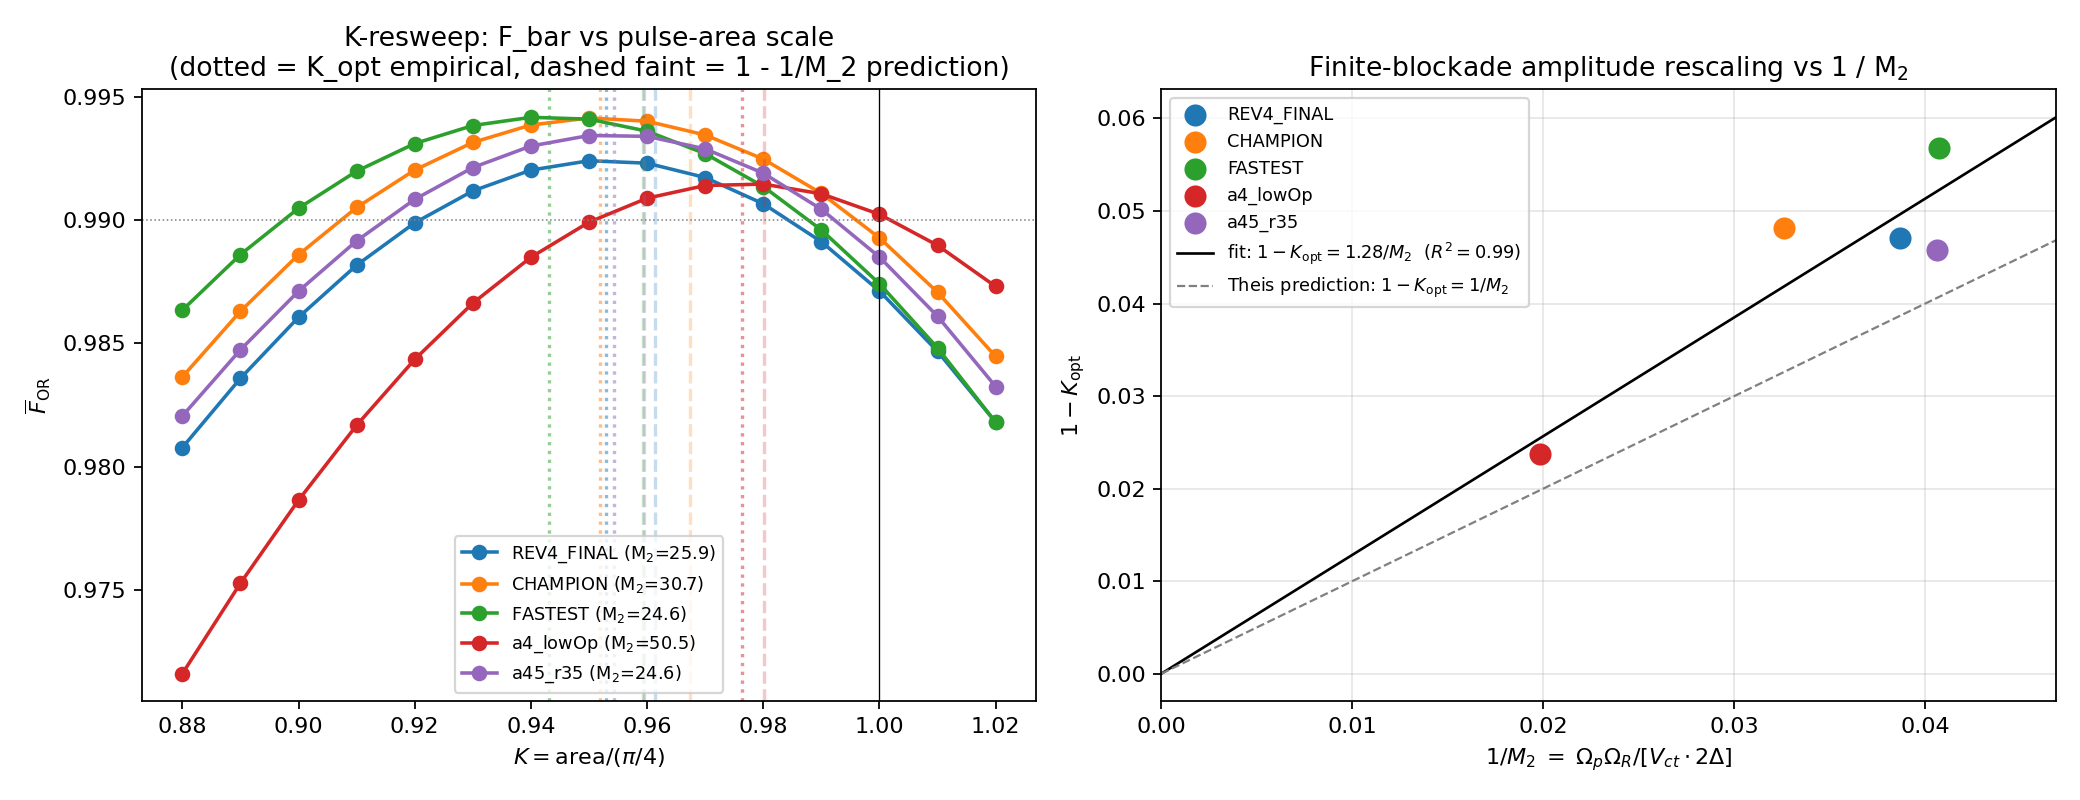

Source code (Python):
"""
K-coefficient re-sweep at the brute-force champion (a = 4 um) and at
the rev. 4 FINAL cell (a = 5 um), with the explicit goal of testing
the *finite-blockade amplitude-rescaling prediction* from

    Theis, Motzoi, Wilhelm, Saffman, PRA 94, 032306 (2016)
    arXiv:1605.08891

namely that the optimal two-photon pulse area at finite V_ct sits
*below* the perfect-blockade nominal value pi/4 by a relative amount
~ 1 / M_2, where M_2 = V_ct (2 Delta) / (Omega_p Omega_R) is the
strong-blockade margin (see coefficients_trial.typ Sec. 1).

In our notation:

    K = area / (pi/4),
    K_opt(predicted) ~ 1 - 1 / M_2.

What this script does
---------------------
1. Sweeps K in a fine grid around K = 1 at five representative cells:
      A. rev. 4 FINAL              (a = 5.0,  Op = 50, r = 3.5, D = 500, Oc = 50)
      B. champion (BF rank 1)      (a = 4.0,  Op = 60, r = 4.0, D = 500, Oc = 70)
      C. fastest robust            (a = 4.0,  Op = 60, r = 4.0, D = 400, Oc = 70)
      D. a = 4 um, low-D variant   (a = 4.0,  Op = 50, r = 3.5, D = 500, Oc = 50)
      E. a = 4.5 um, ratio = 3.5   (a = 4.5,  Op = 60, r = 3.5, D = 500, Oc = 70)

   For each cell we compute F_bar at K in [0.88, ..., 1.02] (step 0.01).

2. Estimates K_opt for each cell by parabolic interpolation around the
   argmax of F_bar.

3. Compares K_opt(empirical) against the Theis-style prediction
      K_opt(predicted) = 1 - c / M_2,
   fitted across the five cells (linear regression through the origin
   in (1 - K_opt) vs 1/M_2 space).

Outputs
-------
   K_resweep_a4um.csv          -- every (cell, K) row, fidelities, M_2, etc.
   K_resweep_a4um_optimum.csv  -- one row per cell: K_opt (empirical),
                                   K_opt (predicted), residual, M_2
   K_resweep_a4um.png          -- two-panel plot:
                                   (left)  F_bar vs K for each cell
                                   (right) (1 - K_opt) vs 1/M_2 fit

Wall time
---------
   5 cells * 15 K-points * 8 mesolve runs ~ 600 mesolve calls.
   At ~0.15 s each on Apple Silicon -> ~ 90 s.
"""

from __future__ import annotations

import csv
import time
from dataclasses import dataclass

import numpy as np
import matplotlib.pyplot as plt

from triqg.atoms import CsAtom, RbAtom, composite_basis_state
from triqg.pulses import omega_gaussian, compute_pulse_area
from triqg.hamiltonian import build_hamiltonian
from triqg.decoherence import build_collapse_operators
from triqg.solver import simulate
from triqg.analysis import state_fidelity, average_gate_fidelity

from level_parameters import C3_tilde, C6_RbRb, C6_CsCs, gamma_r, gamma_R, gamma_P


# =====================================================================
# Configuration
# =====================================================================
@dataclass
class Cell:
    name: str
    a_um: float
    omega_p_MHz: float
    ratio: float
    delta_MHz: float
    omega_c_MHz: float


CELLS = [
    Cell("REV4_FINAL",    a_um=5.00, omega_p_MHz=50.0, ratio=3.5,
         delta_MHz=500.0, omega_c_MHz=50.0),
    Cell("CHAMPION",      a_um=4.00, omega_p_MHz=60.0, ratio=4.0,
         delta_MHz=500.0, omega_c_MHz=70.0),
    Cell("FASTEST",       a_um=4.00, omega_p_MHz=60.0, ratio=4.0,
         delta_MHz=400.0, omega_c_MHz=70.0),
    Cell("a4_lowOp",      a_um=4.00, omega_p_MHz=50.0, ratio=3.5,
         delta_MHz=500.0, omega_c_MHz=50.0),
    Cell("a45_r35",       a_um=4.50, omega_p_MHz=60.0, ratio=3.5,
         delta_MHz=500.0, omega_c_MHz=70.0),
]

# K-sweep grid (fine spacing near 1).  We extend a touch below the
# rev. 3 K = 0.95 to make sure we bracket the optimum at a = 4 um.
K_GRID = np.round(np.arange(0.88, 1.021, 0.01), 4)

ALPHA = 4.0
I_INF = 2 * 0.92770 * 2 ** (-1.0 / 6.0)   # ~ 1.6534

# =====================================================================
# Build basis once
# =====================================================================
cs = CsAtom()
rb = RbAtom()
ctrl_levels = [cs.level_index["0"], cs.level_index["1"]]
tgt_levels  = [rb.level_index["A"], rb.level_index["B"]]

basis_inputs = []
for c1 in range(2):
    for c2 in range(2):
        for t in range(2):
            psi_in = composite_basis_state(
                ctrl_levels[c1], ctrl_levels[c2], tgt_levels[t]
            )
            psi_id = composite_basis_state(
                ctrl_levels[c1], ctrl_levels[c2],
                tgt_levels[1 - t if (c1 or c2) else t],
            )
            label = f"|{c1}{c2}{['A','B'][t]}>"
            basis_inputs.append((label, c1, c2, t, psi_in, psi_id))

c_ops = build_collapse_operators(gamma_r, gamma_R, gamma_P)
solver_opts = {"store_final_state": True, "nsteps": 200000}


# =====================================================================
# Helpers
# =====================================================================
def cell_constants(cell: Cell):
    """Return (V_ct_MHz, V_cc_MHz, V_DD_MHz, omega_*, delta, T_c, M_2)."""
    r_DA = cell.a_um / np.sqrt(2)
    r_DD = cell.a_um
    r_AA = cell.a_um * np.sqrt(2)
    V_ct_MHz = 1000.0 * C3_tilde / r_DA ** 3
    V_DD_MHz = 1000.0 * C6_RbRb  / r_DD ** 6
    V_cc_MHz = 1000.0 * C6_CsCs  / r_AA ** 6
    V_ct = 2 * np.pi * V_ct_MHz
    V_cc = 2 * np.pi * V_cc_MHz

    omega_p_amp = 2 * np.pi * cell.omega_p_MHz
    omega_R_MHz = cell.ratio * cell.omega_p_MHz
    omega_R_amp = 2 * np.pi * omega_R_MHz
    omega_c_amp = 2 * np.pi * cell.omega_c_MHz
    delta       = 2 * np.pi * cell.delta_MHz
    T_c         = np.pi / omega_c_amp

    two_photon_R = cell.omega_p_MHz * omega_R_MHz / (2 * cell.delta_MHz)
    M_2 = V_ct_MHz / two_photon_R

    return dict(
        V_ct_MHz=V_ct_MHz, V_DD_MHz=V_DD_MHz, V_cc_MHz=V_cc_MHz,
        V_ct=V_ct, V_cc=V_cc,
        omega_p_amp=omega_p_amp, omega_R_amp=omega_R_amp,
        omega_R_MHz=omega_R_MHz, omega_c_amp=omega_c_amp,
        delta=delta, T_c=T_c, M_2=M_2,
    )


def run_K(cell: Cell, K: float, const: dict):
    """Return (F_bar, F_00, F_01, F_10, F_11, sigma, T_f, t_total, area)."""
    sigma_pi4 = ((2 * np.pi * const["delta"])
                 / (const["omega_p_amp"] ** 2 * I_INF)) ** 3
    sigma = (K ** 3) * sigma_pi4
    T_f   = (ALPHA * sigma) ** (1.0 / 3.0)
    T_c   = const["T_c"]
    t_total = 2 * T_c + 2 * T_f

    H = build_hamiltonian(
        const["delta"], const["V_ct"],
        pulse_p=omega_gaussian, V_cc=const["V_cc"],
    )
    args = {
        "omega_c_amp": const["omega_c_amp"],
        "omega_p_amp": const["omega_p_amp"],
        "omega_R_amp": const["omega_R_amp"],
        "T_c": T_c, "T_f": T_f, "sigma": sigma,
    }
    area = compute_pulse_area(
        omega_gaussian, const["delta"], T_c, T_c + 2 * T_f, args,
    )

    tlist = np.linspace(0, t_total, 400)
    pairs = []
    per_F = []
    for lbl, c1, c2, t, psi_in, psi_id in basis_inputs:
        res = simulate(
            method="mesolve", H=H, psi0=psi_in, tlist=tlist,
            c_ops=c_ops, e_ops=[], options=solver_opts, args=args,
        )
        pairs.append((res.final_state, psi_id))
        per_F.append(state_fidelity(res.final_state, psi_id))
    F_bar = average_gate_fidelity(pairs)
    F_00 = 0.5 * (per_F[0] + per_F[1])
    F_01 = 0.5 * (per_F[2] + per_F[3])
    F_10 = 0.5 * (per_F[4] + per_F[5])
    F_11 = 0.5 * (per_F[6] + per_F[7])
    return F_bar, F_00, F_01, F_10, F_11, sigma, T_f, t_total, area


def parabolic_argmax(K_vals: np.ndarray, F_vals: np.ndarray) -> float:
    """Three-point parabolic interpolation around the discrete argmax."""
    i = int(np.argmax(F_vals))
    if i == 0 or i == len(K_vals) - 1:
        return float(K_vals[i])
    x0, x1, x2 = K_vals[i - 1], K_vals[i], K_vals[i + 1]
    y0, y1, y2 = F_vals[i - 1], F_vals[i], F_vals[i + 1]
    denom = (y0 - 2 * y1 + y2)
    if abs(denom) < 1e-14:
        return float(x1)
    dx = 0.5 * (y0 - y2) / denom
    # dx in units of grid step; convert
    h = x1 - x0
    return float(x1 + dx * h)


# =====================================================================
# Sweep
# =====================================================================
print("=" * 88)
print("K-resweep at five (a, Omega_p, ratio, Delta, Omega_c) cells")
print("Testing the finite-blockade amplitude-rescaling prediction:")
print("                   K_opt ~ 1 - 1 / M_2")
print("=" * 88)
print(f"K grid: {K_GRID[0]} -> {K_GRID[-1]}  ({len(K_GRID)} points, step "
      f"{K_GRID[1]-K_GRID[0]:.3f})")
print(f"alpha = {ALPHA}\n")

rows = []
cell_summary = []
t_start = time.time()

for cell in CELLS:
    const = cell_constants(cell)
    print("-" * 88)
    print(f"Cell {cell.name}:  a = {cell.a_um:.2f} um,  "
          f"Omega_p = {cell.omega_p_MHz:.0f},  r = {cell.ratio},  "
          f"Delta = {cell.delta_MHz:.0f},  Omega_c = {cell.omega_c_MHz:.0f}")
    print(f"          V_ct = {const['V_ct_MHz']:.2f} MHz   "
          f"M_2 = {const['M_2']:.2f}   "
          f"K_pred (1 - 1/M_2) = {1.0 - 1.0/const['M_2']:.4f}")
    print(f"{'K':>6s} {'area/(pi/4)':>11s} {'sigma(ns)':>10s} {'T_f(ns)':>9s} "
          f"{'2Tf(ns)':>9s} {'Ttot(ns)':>9s} {'F_bar':>9s} "
          f"{'F00':>8s} {'F01':>8s} {'F11':>8s}")

    F_vals = []
    for K in K_GRID:
        F_bar, F00, F01, F10, F11, sigma, T_f, t_total, area = run_K(
            cell, float(K), const
        )
        F_vals.append(F_bar)
        rows.append({
            "cell": cell.name,
            "a_um": cell.a_um,
            "omega_p_MHz": cell.omega_p_MHz,
            "ratio": cell.ratio,
            "delta_MHz": cell.delta_MHz,
            "omega_c_MHz": cell.omega_c_MHz,
            "V_ct_MHz": const["V_ct_MHz"],
            "M_2": const["M_2"],
            "K": float(K),
            "area": area,
            "area_over_pi4": area / (np.pi / 4),
            "sigma_ns": sigma * 1e3,
            "T_f_ns":   T_f   * 1e3,
            "t_total_ns": t_total * 1e3,
            "F_bar": F_bar,
            "F_00": F00, "F_01": F01, "F_10": F10, "F_11": F11,
        })
        print(f"{K:6.3f} {area/(np.pi/4):11.5f} {sigma*1e3:10.4f} "
              f"{T_f*1e3:9.3f} {2*T_f*1e3:9.3f} {t_total*1e3:9.3f} "
              f"{F_bar:9.6f} {F00:8.5f} {F01:8.5f} {F11:8.5f}")

    F_vals = np.array(F_vals)
    K_opt = parabolic_argmax(K_GRID, F_vals)
    K_pred = 1.0 - 1.0 / const["M_2"]
    F_at_opt = float(F_vals.max())
    print(f"   -> K_opt(empirical) ~ {K_opt:.4f}   "
          f"K_opt(pred 1 - 1/M2) = {K_pred:.4f}   "
          f"diff = {K_opt - K_pred:+.4f}")
    cell_summary.append({
        "cell": cell.name,
        "a_um": cell.a_um,
        "omega_p_MHz": cell.omega_p_MHz,
        "ratio": cell.ratio,
        "delta_MHz": cell.delta_MHz,
        "omega_c_MHz": cell.omega_c_MHz,
        "V_ct_MHz": const["V_ct_MHz"],
        "M_2": const["M_2"],
        "inv_M2": 1.0 / const["M_2"],
        "K_opt_emp": K_opt,
        "K_opt_pred_1minus1overM2": K_pred,
        "K_opt_residual": K_opt - K_pred,
        "F_bar_at_K_opt": F_at_opt,
    })

# =====================================================================
# Linear regression of (1 - K_opt) on (1 / M_2), through the origin
# =====================================================================
inv_M2 = np.array([c["inv_M2"]      for c in cell_summary])
delta_K = np.array([1.0 - c["K_opt_emp"] for c in cell_summary])
# Slope via least-squares through origin:  c = sum(x*y) / sum(x^2)
slope = float(np.dot(inv_M2, delta_K) / np.dot(inv_M2, inv_M2))
# R^2 against the through-origin fit
y_fit = slope * inv_M2
ss_res = float(np.sum((delta_K - y_fit) ** 2))
ss_tot = float(np.sum(delta_K ** 2))   # variance about 0 (through-origin)
R2 = 1.0 - (ss_res / ss_tot if ss_tot > 0 else 0.0)

print("\n" + "=" * 88)
print("Theis-style scaling test:    1 - K_opt  =  c / M_2 + residual")
print("=" * 88)
print(f"{'cell':<14s} {'M_2':>6s} {'1/M_2':>8s} "
      f"{'1-Kopt':>9s} {'c/M_2 (fit)':>13s} {'resid':>9s}")
for c, dKi, fit in zip(cell_summary, delta_K, y_fit):
    print(f"{c['cell']:<14s} {c['M_2']:>6.2f} {c['inv_M2']:>8.5f} "
          f"{dKi:>9.5f} {fit:>13.5f} {dKi-fit:>9.5f}")
print(f"\nFitted slope c = {slope:.4f}   (Theis prediction: c ~ 1)")
print(f"R^2 of through-origin fit (variance about 0): {R2:.4f}")

# =====================================================================
# Persist
# =====================================================================
with open("K_resweep_a4um.csv", "w", newline="") as f:
    w = csv.DictWriter(f, fieldnames=list(rows[0].keys()))
    w.writeheader()
    w.writerows(rows)
print("\nWrote K_resweep_a4um.csv "
      f"({len(rows)} rows = {len(CELLS)} cells x {len(K_GRID)} K values).")

with open("K_resweep_a4um_optimum.csv", "w", newline="") as f:
    w = csv.DictWriter(f, fieldnames=list(cell_summary[0].keys()))
    w.writeheader()
    w.writerows(cell_summary)
print("Wrote K_resweep_a4um_optimum.csv (one row per cell).")

# =====================================================================
# Plot
# =====================================================================
fig, axs = plt.subplots(1, 2, figsize=(13, 5.0))

# --- (a) F_bar vs K for each cell --------------------------------------
ax = axs[0]
colors = plt.get_cmap("tab10").colors
for i, cell in enumerate(CELLS):
    cs_rows = [r for r in rows if r["cell"] == cell.name]
    Ks = np.array([r["K"] for r in cs_rows])
    Fs = np.array([r["F_bar"] for r in cs_rows])
    c = colors[i % len(colors)]
    ax.plot(Ks, Fs, marker="o", lw=1.6, color=c,
            label=f"{cell.name} (M$_2$={cell_summary[i]['M_2']:.1f})")
    K_opt = cell_summary[i]["K_opt_emp"]
    K_pred = cell_summary[i]["K_opt_pred_1minus1overM2"]
    ax.axvline(K_opt, color=c, ls=":", alpha=0.5)
    ax.axvline(K_pred, color=c, ls="--", alpha=0.25)
ax.axhline(0.99, color="grey", lw=0.7, ls=":")
ax.axvline(1.0, color="black", lw=0.6)
ax.set_xlabel(r"$K = \mathrm{area} / (\pi/4)$")
ax.set_ylabel(r"$\overline{F}_{\mathrm{OR}}$")
ax.set_title(
    "K-resweep: F_bar vs pulse-area scale\n"
    "(dotted = K_opt empirical, dashed faint = 1 - 1/M_2 prediction)"
)
ax.legend(loc="lower center", fontsize=8, frameon=True)

# --- (b) (1 - K_opt) vs 1/M_2 ------------------------------------------
ax = axs[1]
for i, c in enumerate(cell_summary):
    ax.scatter(c["inv_M2"], 1.0 - c["K_opt_emp"],
               s=80, color=colors[i % len(colors)],
               label=c["cell"], zorder=3)
xs = np.linspace(0.0, max(inv_M2) * 1.15, 100)
ax.plot(xs, slope * xs, color="black", lw=1.2,
        label=f"fit: $1-K_{{\\mathrm{{opt}}}} = {slope:.2f} / M_2$  "
              f"($R^2 = {R2:.2f}$)")
ax.plot(xs, 1.0 * xs, color="grey", lw=1.0, ls="--",
        label=r"Theis prediction: $1 - K_{\mathrm{opt}} = 1 / M_2$")
ax.set_xlabel(r"$1 / M_2 \;=\; \Omega_p \Omega_R / [V_{ct} \cdot 2\Delta]$")
ax.set_ylabel(r"$1 - K_{\mathrm{opt}}$")
ax.set_title("Finite-blockade amplitude rescaling vs 1 / M$_2$")
ax.set_xlim(0.0, max(inv_M2) * 1.15)
ax.grid(True, alpha=0.3)
ax.legend(loc="upper left", fontsize=8, frameon=True)

plt.tight_layout()
plt.savefig("K_resweep_a4um.png", dpi=160)
print("Wrote K_resweep_a4um.png")

print(f"\nTotal wall time: {time.time() - t_start:.1f} s")
